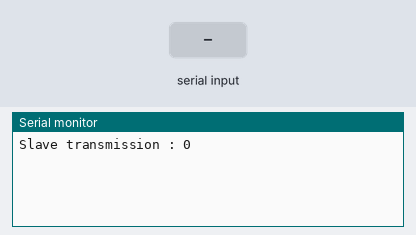
A sketch run on a simulated Arduino Uno, built with avr-gcc and run on an emulated ATmega328P. On the bench: the last lines printed to the serial monitor. The test bench sets the inputs (shaded band).

Above: at 1.8 s.
1.9 s: "1" received over Serial
At 3.8 s:
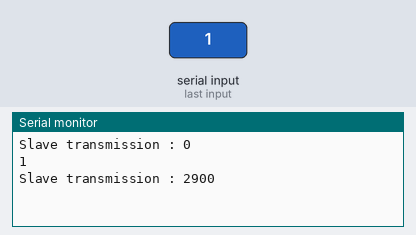
4.4 s: "0" received over Serial
At 5.8 s:
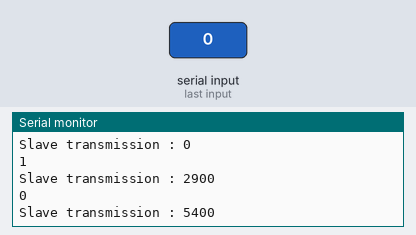
5.9 s: "2" received over Serial
Timing chart, 0 to 8.9 s (numbered marks = the images above; inputs shaded):
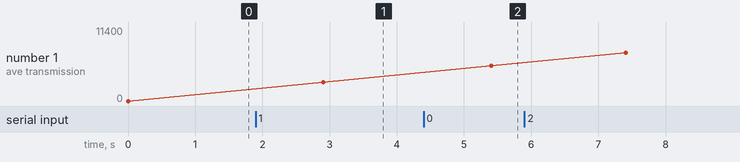

The sketch:

sl.ino
```cpp
char str[4];

void setup() {
  Serial.begin(9600);
}

void loop() {
  int value = millis(); //this would be much more exciting if it was a sensor value
  Serial.println("Slave transmission : " + String(value) );
//
  delay(1000);
//
  String data;

//  while (Serial.available() > 0) {
//    char inByte = Serial.read();
//    //Serial.write(inByte);
//    data += String(inByte);
//  }
    data = Serial.readString();

  if (data.length() > 0)
    Serial.println(data);


}
```

Measured:
- after the input at 1.9 s, the serial monitor: prints a new line after 1.0 s (image 1)
- after the input at 4.4 s, the serial monitor: prints a new line after 1.0 s (image 2)
- plotted number 1: 0 → 2900 after the input at 1.9 s, 2900 → 5400 after the input at 4.4 s
